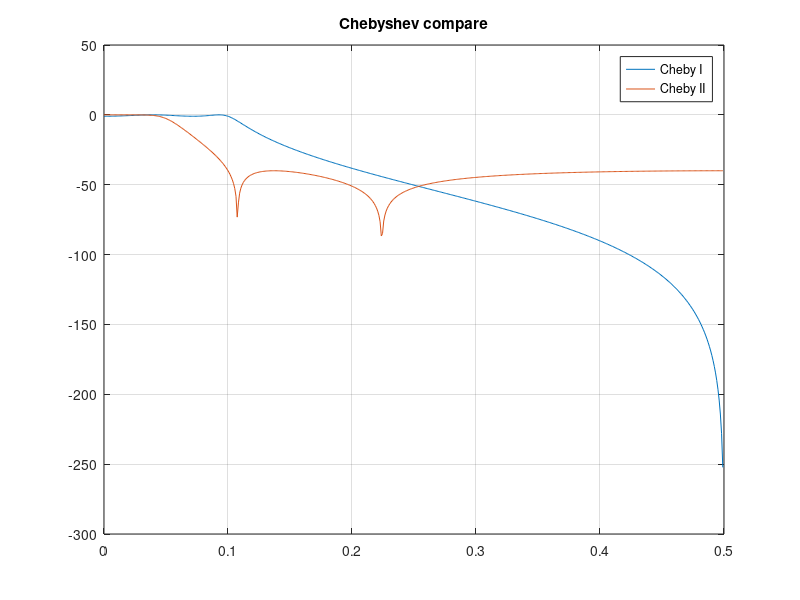

Here is the MATLAB script that generated this plot:
% Чебышёв I vs II
% Пульсации в ПП vs ПЗ

order = 4; fc = 0.2;
[b1c, a1c] = cheby1(order, 1, fc);
[b2c, a2c] = cheby2(order, 40, fc);
[H1, wf2] = freqz(b1c, a1c, 512);
[H2, ~] = freqz(b2c, a2c, 512);
figure;
plot(wf2/(2*pi), 20*log10(abs(H1)), wf2/(2*pi), 20*log10(abs(H2)));
legend('Cheby I','Cheby II');
title('Chebyshev compare'); grid on;

%{
@play
{
 "title": "Chebyshev I vs II",
 "groups": [
  {
   "name": "Filter",
   "controls": [
    {
     "var": "order",
     "label": "Order",
     "min": 2,
     "max": 8,
     "step": 2,
     "default": 4
    },
    {
     "var": "fc",
     "label": "Slice ×fs",
     "min": 0.1,
     "max": 0.4,
     "step": 0.05,
     "default": 0.2
    }
   ]
  }
 ]
}
%}
